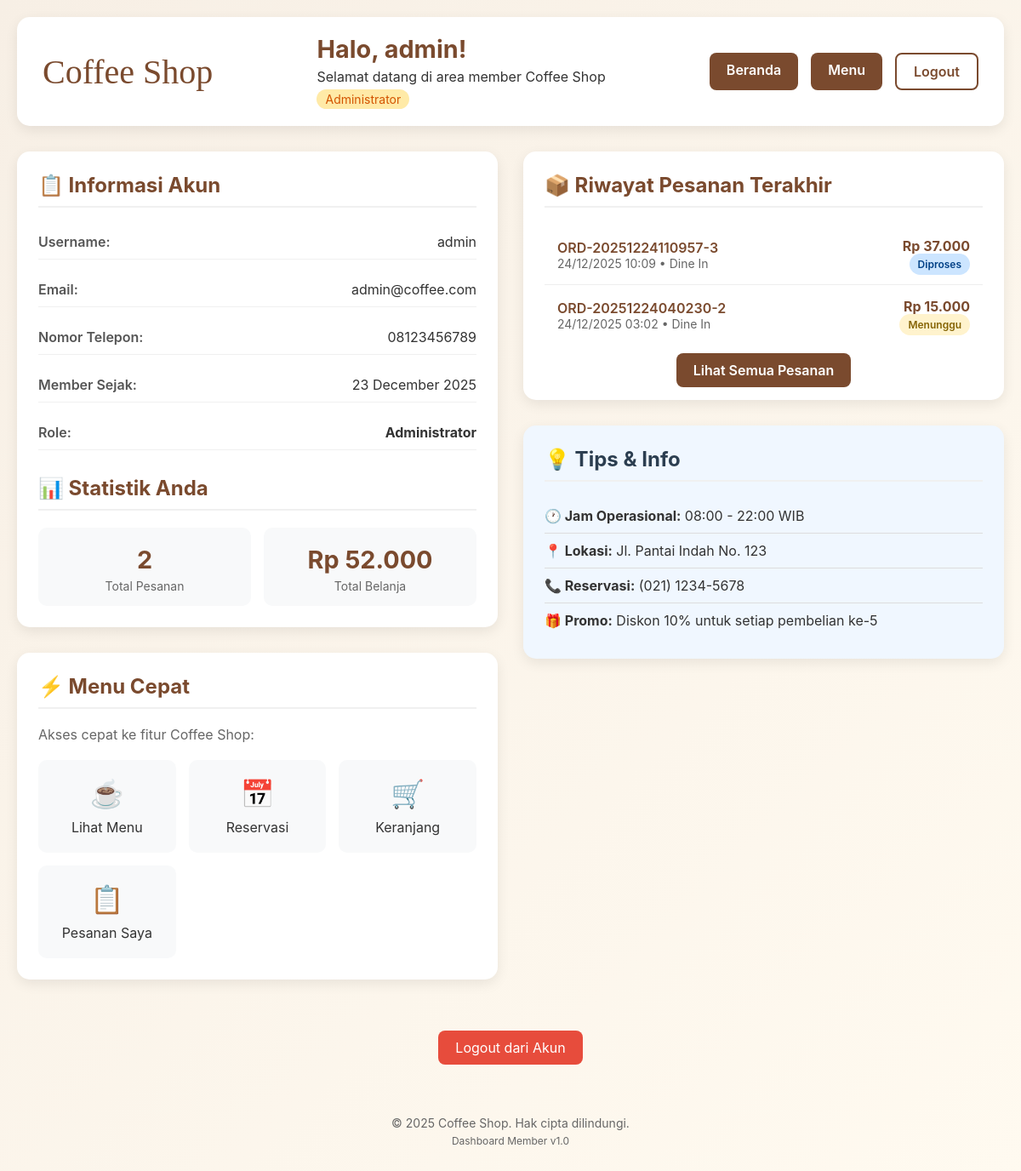
/dashboard.php (signed in), run on the app's committed database.
### tables this page shows
CREATE TABLE `users` (
  `id` int(11) NOT NULL,
  `username` varchar(50) NOT NULL,
  `phone` varchar(20) NOT NULL,
  `email` varchar(100) NOT NULL,
  `password` varchar(255) NOT NULL,
  `role` enum('user','admin') DEFAULT 'user',
  `created_at` timestamp NOT NULL DEFAULT current_timestamp()
);

CREATE TABLE `orders` (
  `id` int(11) NOT NULL,
  `order_number` varchar(20) DEFAULT NULL,
  `user_id` int(11) DEFAULT NULL,
  `customer_name` varchar(100) DEFAULT NULL,
  `order_type` enum('dine_in','takeaway') DEFAULT 'dine_in',
  `payment_method` enum('cash','qris') DEFAULT 'cash',
  `total_amount` int(11) NOT NULL,
  `status` enum('pending','preparing','ready','completed','cancelled') DEFAULT 'pending',
  `notes` text DEFAULT NULL,
  `order_date` timestamp NOT NULL DEFAULT current_timestamp()
);

### dashboard.php (the view, shortened to what this page needs)
<?php
include "config_db.php";
$user_id = $_SESSION['user_id'];
$sql = "SELECT * FROM users WHERE id = '$user_id'";
$result = mysqli_query($conn, $sql);
if ($result && mysqli_num_rows($result) > 0) {
    $user = mysqli_fetch_assoc($result);
}
$order_sql = "SELECT * FROM orders WHERE user_id = '$user_id' ORDER BY order_date DESC LIMIT 5";
$order_result = mysqli_query($conn, $order_sql);
$stats_sql = "SELECT
    COUNT(*) as total_orders,
    SUM(total_amount) as total_spent,
    MAX(order_date) as last_order
    FROM orders WHERE user_id = '$user_id'";
$stats_result = mysqli_query($conn, $stats_sql);
$stats = mysqli_fetch_assoc($stats_result);
?>
<!DOCTYPE html>
<html lang="id">
<head>
</head>
<body>
    <div class="dashboard-container">
        <div class="header">
            <a href="index.php" class="logo">Coffee Shop</a>
            <div class="user-welcome">
                <h1>Halo, <?php echo htmlspecialchars($user['username']); ?>!</h1>
                <p>Selamat datang di area member Coffee Shop</p>
                <span class="user-role <?php echo ($_SESSION['role'] ?? 'user') === 'admin' ? 'admin' : ''; ?>">
                    <?php echo ($_SESSION['role'] ?? 'user') === 'admin' ? 'Administrator' : 'Member'; ?>
                </span>
            </div>
            <div class="nav-links">
                <a href="index.php" class="nav-btn">Beranda</a>
                <a href="menu.php" class="nav-btn">Menu</a>
                <a href="index.php?logout=true" class="nav-btn outline">Logout</a>
            </div>
        </div>
        <div class="content-grid">
            <div>
                <div class="card">
                    <h2>📋 Informasi Akun</h2>
                    <div class="info-grid">
                        <div class="info-item">
                            <span class="info-label">Username:</span>
                            <span class="info-value"><?php echo htmlspecialchars($user['username']); ?></span>
                        </div>
                        <div class="info-item">
                            <span class="info-label">Email:</span>
                            <span class="info-value"><?php echo htmlspecialchars($user['email'] ?? 'Belum diisi'); ?></span>
                        </div>
                        <div class="info-item">
                            <span class="info-label">Nomor Telepon:</span>
                            <span class="info-value"><?php echo htmlspecialchars($user['phone'] ?? 'Belum diisi'); ?></span>
                        </div>
                        <div class="info-item">
                            <span class="info-label">Member Sejak:</span>
                            <span class="info-value">
                                <?php
                                if (isset($user['created_at'])) {
                                    echo date('d F Y', strtotime($user['created_at']));
                                } else {
                                    echo 'Hari ini';
                                }
                                ?>
                            </span>
                        </div>
                        <div class="info-item">
                            <span class="info-label">Role:</span>
                            <span class="info-value">
                                <strong><?php echo ($_SESSION['role'] ?? 'user') === 'admin' ? 'Administrator' : 'Member'; ?></strong>
                            </span>
                        </div>
                    </div>
                    <h2 style="margin-top: 30px;">📊 Statistik Anda</h2>
                    <div class="stats-grid">
                        <div class="stat-item">
                            <div class="stat-number"><?php echo $stats['total_orders'] ?? 0; ?></div>
                            <div class="stat-label">Total Pesanan</div>
                        </div>
                        <div class="stat-item">
                            <div class="stat-number">Rp <?php echo number_format($stats['total_spent'] ?? 0, 0, ',', '.'); ?></div>
                            <div class="stat-label">Total Belanja</div>
                        </div>
                    </div>
                </div>
                <div class="card" style="margin-top: 30px;">
                    <h2>⚡ Menu Cepat</h2>
                    <p style="margin-bottom: 20px; color: #666;">Akses cepat ke fitur Coffee Shop:</p>
                    <div class="quick-actions">
                        <a href="menu.php" class="action-btn">
                            <div class="action-icon">☕</div>
                            <span>Lihat Menu</span>
                        </a>
                        <a href="#contact" class="action-btn">
                            <div class="action-icon">📅</div>
                            <span>Reservasi</span>
                        </a>
                        <a href="cart.php" class="action-btn">
                            <div class="action-icon">🛒</div>
                            <span>Keranjang</span>
                        </a>
                        <a href="my_orders.php" class="action-btn">
                            <div class="action-icon">📋</div>
                            <span>Pesanan Saya</span>
                        </a>
                    </div>
                </div>
            </div>
            <div>
                <div class="card">
                    <h2>📦 Riwayat Pesanan Terakhir</h2>
                    <?php if($order_result && mysqli_num_rows($order_result) > 0): ?>
                        <ul class="order-list">
                            <?php while($order = mysqli_fetch_assoc($order_result)): ?>
                            <li class="order-item">
                                <div>
                                    <div class="order-number"><?php echo $order['order_number']; ?></div>
                                    <div style="font-size: 14px; color: #666;">
                                        <?php echo date('d/m/Y H:i', strtotime($order['order_date'])); ?> •
                                        <?php echo $order['order_type'] == 'dine_in' ? 'Dine In' : 'Takeaway'; ?>
                                    </div>
                                </div>
                                <div style="text-align: right;">
                                    <div style="font-weight: bold; color: var(--coffee);">
                                        Rp <?php echo number_format($order['total_amount'], 0, ',', '.'); ?>
                                    </div>
                                    <span class="order-status status-<?php echo $order['status']; ?>">
                                        <?php
                                        $status_text = [
                                            'pending' => 'Menunggu',
                                            'preparing' => 'Diproses',
                                            'ready' => 'Siap',
                                            'completed' => 'Selesai',
                                            'cancelled' => 'Batal'
                                        ];
                                        echo $status_text[$order['status']] ?? $order['status'];
                                        ?>
                                    </span>
                                </div>
                            </li>
                            <?php endwhile; ?>
                        </ul>
                        <div style="text-align: center; margin-top: 20px;">
                            <a href="my_orders.php" class="nav-btn">Lihat Semua Pesanan</a>
                        </div>
                    <?php endif; ?>
                </div>
                <div class="card" style="margin-top: 30px; background: #f0f7ff;">
                    <h2 style="color: #2c3e50;">💡 Tips & Info</h2>
                    <ul style="list-style: none; padding-left: 0;">
                        <li style="padding: 10px 0; border-bottom: 1px solid #ddd;">
                            <strong>🕐 Jam Operasional:</strong> 08:00 - 22:00 WIB
                        </li>
                        <li style="padding: 10px 0; border-bottom: 1px solid #ddd;">
                            <strong>📍 Lokasi:</strong> Jl. Pantai Indah No. 123
                        </li>
                        <li style="padding: 10px 0; border-bottom: 1px solid #ddd;">
                            <strong>📞 Reservasi:</strong> (021) 1234-5678
                        </li>
                        <li style="padding: 10px 0;">
                            <strong>🎁 Promo:</strong> Diskon 10% untuk setiap pembelian ke-5
                        </li>
                    </ul>
                </div>
            </div>
        </div>
        <div style="text-align: center; margin-top: 40px;">
            <a href="index.php?logout=true" class="logout-btn">
                <i class="fas fa-sign-out-alt"></i> Logout dari Akun
            </a>
        </div>
        <footer>
            <p>&copy; 2025 Coffee Shop. Hak cipta dilindungi.</p>
            <p style="font-size: 12px; margin-top: 5px;">Dashboard Member v1.0</p>
        </footer>
    </div>
</body>
</html>

### dashboard.php (style rules this page uses)
:root { --coffee: #7a4a2e; --soft-sand: #f7efe5; --light-cream: #fffaf0; }
* { box-sizing: border-box; margin: 0; padding: 0; }
body { font-family: 'Inter', sans-serif; background: linear-gradient(135deg, var(--soft-sand), var(--light-cream)); color: #333; min-height: 100vh; }
.dashboard-container { max-width: 1200px; margin: 0 auto; padding: 20px; }
.header { display: flex; justify-content: space-between; align-items: center; background: white; padding: 20px 30px; border-radius: 15px; box-shadow: 0 5px 15px rgba(0,0,0,0.08); margin-bottom: 30px; }
.logo { font-family: 'Dancing Script', cursive; font-size: 2.5rem; color: var(--coffee); text-decoration: none; }
.user-welcome h1 { color: var(--coffee); margin-bottom: 5px; font-size: 1.8rem; }
.user-role { background: #e8f4fc; color: #2c3e50; padding: 3px 10px; border-radius: 15px; font-size: 14px; display: inline-block; margin-top: 5px; }
.user-role.admin { background: #ffeaa7; color: #d35400; }
.nav-links { display: flex; gap: 15px; }
.nav-btn { padding: 10px 20px; background: var(--coffee); color: white; text-decoration: none; border-radius: 8px; font-weight: 600; transition: 0.3s; }
.nav-btn.outline { background: transparent; color: var(--coffee); border: 2px solid var(--coffee); }
.content-grid { display: grid; grid-template-columns: 1fr 1fr; gap: 30px; }
.card { background: white; padding: 25px; border-radius: 15px; box-shadow: 0 5px 15px rgba(0,0,0,0.08); }
.card h2 { color: var(--coffee); margin-bottom: 20px; font-size: 1.5rem; border-bottom: 2px solid #f0f0f0; padding-bottom: 10px; }
.info-grid { display: grid; gap: 15px; }
.info-item { display: flex; justify-content: space-between; padding: 10px 0; border-bottom: 1px solid #f0f0f0; }
.info-label { font-weight: 600; color: #555; }
.info-value { color: #333; }
.stats-grid { display: grid; grid-template-columns: repeat(2, 1fr); gap: 15px; margin-top: 20px; }
.stat-item { text-align: center; padding: 15px; background: #f8f9fa; border-radius: 10px; }
.stat-number { font-size: 1.8rem; font-weight: bold; color: var(--coffee); margin: 5px 0; }
.stat-label { font-size: 14px; color: #666; }
.quick-actions { display: grid; grid-template-columns: repeat(auto-fit, minmax(150px, 1fr)); gap: 15px; margin-top: 20px; }
.action-btn { display: flex; flex-direction: column; align-items: center; padding: 20px; background: #f8f9fa; border-radius: 10px; text-decoration: none; color: #333; transition: 0.3s; }
.action-icon { font-size: 2rem; margin-bottom: 10px; }
.order-list { list-style: none; }
.order-item { padding: 15px; border-bottom: 1px solid #eee; display: flex; justify-content: space-between; align-items: center; }
.order-item:last-child { border-bottom: none; }
.order-number { font-weight: 600; color: var(--coffee); }
.order-status { padding: 5px 10px; border-radius: 15px; font-size: 12px; font-weight: 600; }
.status-pending { background: #fff3cd; color: #856404; }
.status-preparing { background: #cce5ff; color: #004085; }
.logout-btn { display: inline-block; margin-top: 20px; padding: 10px 20px; background: #e74c3c; color: white; text-decoration: none; border-radius: 8px; text-align: center; transition: 0.3s; }
footer { text-align: center; margin-top: 40px; padding: 20px; color: #666; font-size: 14px; }

### data on the page
users: username "admin", email "admin@coffee.com", phone "08123456789", created_at "23 December 2025"
orders: order_number "ORD-20251224110957-3", order_date "24/12/2025 10:09", order_type "Dine In", total_amount "37.000", status "Diproses"
orders: order_number "ORD-20251224040230-2", order_date "24/12/2025 03:02", order_type "Dine In", total_amount "15.000", status "Menunggu"

### other printed values
$stats['total_orders'] "2"
$stats['total_spent'] "52.000"
